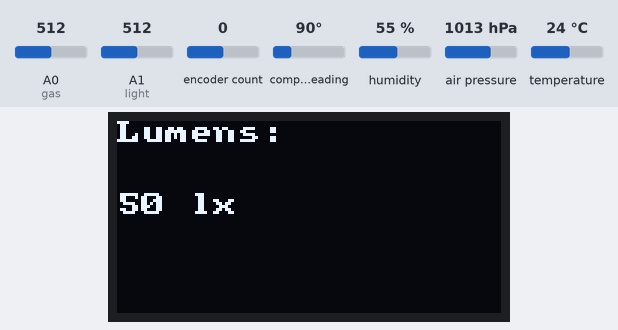
Simulated run of this sketch. Board: Arduino Uno, built with avr-gcc and run on an emulated ATmega328P. On the bench: 128×64 one-colour display. The inputs (shaded band) are chosen by the test bench; at power-on: encoder count 0, A0 (gas) = 512, A1 (light) = 512, compass heading 90°, humidity 55 %, air pressure 1013 hPa, temperature 24 °C. What the sketch prints to the serial monitor is not drawn.

Above: at 1.2 s.
1.3 s: encoder count set to 4
At 2.3 s:
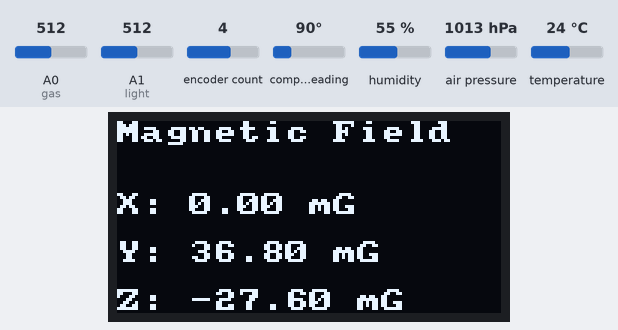
3.0 s: encoder count set to 5
At 4.1 s:
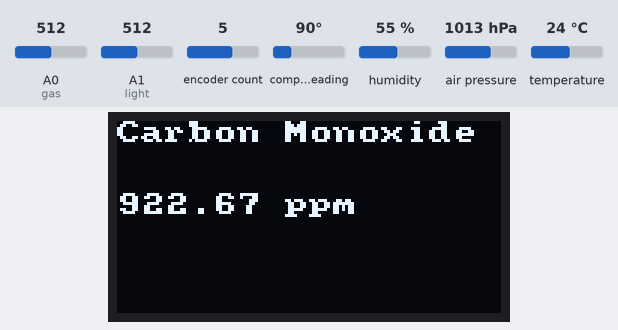
5.1 s: encoder count set to 9
At 6.1 s:
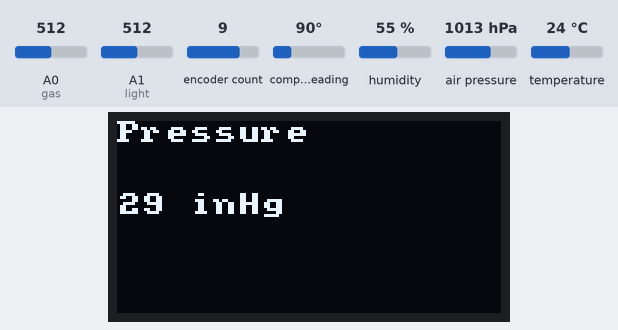
7.1 s: encoder count set to 8
At 8.0 s:
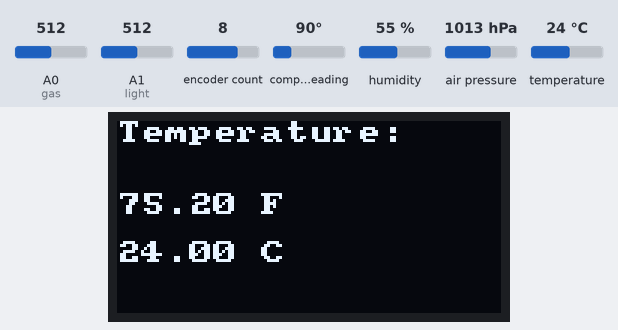
8.7 s: encoder count set to 7
At 9.9 s:
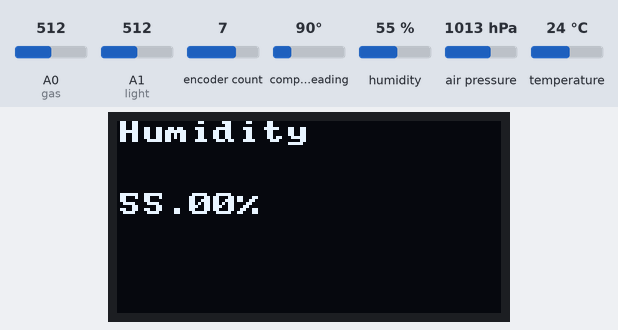
10.2 s: encoder count set to 6
At 11.1 s:
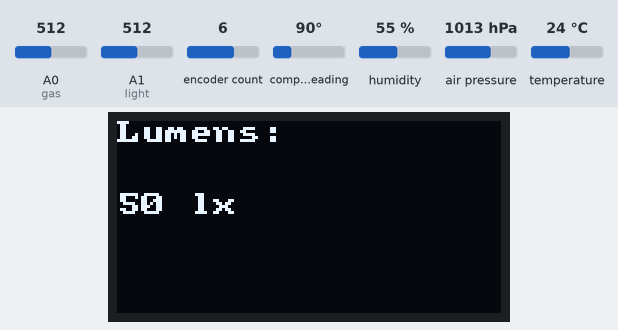
Timing chart, 0 to 12.7 s (numbered marks = the images above; inputs shaded):
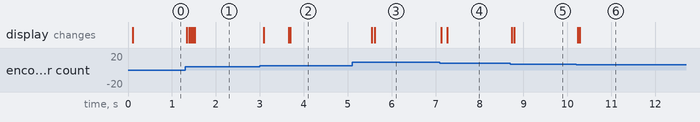

The sketch:

extension_prep.ino
```cpp
#include <DHT.h>
#include <Wire.h>
#include <U8x8lib.h>
#include <Adafruit_BMP085.h>
#include <Encoder.h>
#include <Adafruit_HMC5883_U.h>
#include <Adafruit_Sensor.h>

DHT dht(7, DHT11);
int light = A1;
U8X8_SSD1306_128X64_NONAME_HW_I2C u8x8(/* reset=*/ U8X8_PIN_NONE);
Adafruit_BMP085 barometer;
Adafruit_HMC5883_Unified mag = Adafruit_HMC5883_Unified(12345);
int gas = A0;

int rotary_clk = 2;
int rotary_dt = 3;
Encoder knob(2, 3);
long lastPosition = -999;
int encoderCount = 0;
int lastEncoder = 0;


void setup() {
  Serial.begin(9600);
  dht.begin();
  pinMode(light, INPUT);
  u8x8.begin();
  barometer.begin();
  mag.begin();
  pinMode(gas, INPUT);
}//end setup()

void loop() {
  long currentPosition = knob.read();
  long newPosition = currentPosition / 4;
  if(newPosition != lastPosition){
    Serial.println(newPosition);
    lastPosition = newPosition;
    u8x8.clearDisplay();
  }

  if(abs(lastPosition) % 6 == 0){
    getLumens(analogRead(light));
  }
  else if(abs(lastPosition) % 6 == 1){
    getHumidity();
  }
  else if(abs(lastPosition) % 6 == 2){
    getTemperature();
  }
  else if(abs(lastPosition) % 6 == 3){
    getPressure();
  }
  else if(abs(lastPosition) % 6 == 4){
    getMagnetic();
  }
  else if(abs(lastPosition) % 6 == 5){
    getGasses();
  }


  // delay(3333);
  // u8x8.clearDisplay();
}//end loop()


void getLumens(int value){
  float Vout = float(value) * (5 / float(1023)); //analog to voltage
  float res = (10000 * (5 - Vout)) / Vout; //voltage to resistance, # is non-photo part of voltage divider
  int lux = 500 / (res/1000); //500 lumen per meter per milliOhm
  String label = "Lumens: ";
  String lit = String(lux) + " lx";
  u8x8.setFont(u8x8_font_amstrad_cpc_extended_r);
  u8x8.drawString(0, 0, label.c_str());
  u8x8.drawString(0, 3, lit.c_str());
}//end getLumens()

void getHumidity(){
  float humidity = dht.readHumidity();
  // float temp_C = dht.readTemperature(false); //true gives farenheit
  // float absolute = ( 6.11 * exp((17.67 * temp_c)/(temp_c + 243.5)) * humidty * 2.1674 ) / (273.5 + temp_c);
  String label = "Humidity";
  String hum = String(humidity) + "%";
  u8x8.setFont(u8x8_font_amstrad_cpc_extended_r);
  u8x8.drawString(0, 0, label.c_str());
  u8x8.drawString(0, 3, hum.c_str());
}//end getHumidity()


void getTemperature(){
  float temp_F = dht.readTemperature(true); //true gives fahrenheit
  float temp_C = dht.readTemperature(false);
  String label = "Temperature: ";
  String far = String(temp_F) + " F";
  String cel = String(temp_C) + " C";
  u8x8.setFont(u8x8_font_amstrad_cpc_extended_r);
  u8x8.drawString(0, 0, label.c_str());
  u8x8.drawString(0, 3, far.c_str());
  u8x8.drawString(0, 5, cel.c_str());
}//end getTemperature()


void getPressure(){
  int32_t reading = barometer.readPressure();
  int pressure = reading * 0.0002953;
  String label = "Pressure";
  String pres = String(pressure) + " inHg";
  u8x8.setFont(u8x8_font_amstrad_cpc_extended_r);
  u8x8.drawString(0, 0, label.c_str());
  u8x8.drawString(0, 3, pres.c_str());
}//end getPressure()


void getMagnetic(){
  float gain = 0.92;
  sensors_event_t event;
  mag.getEvent(&event);
  String label = "Magnetic Field";
  String x = "X: ";
  x += (event.magnetic.x * gain);
  x += " mG";
  String y = "Y: ";
  y += (event.magnetic.y * gain);
  y += " mG";
  String z = "Z: ";
  z += (event.magnetic.z * gain);
  z += " mG";
  u8x8.setFont(u8x8_font_amstrad_cpc_extended_r);
  u8x8.drawString(0, 0, label.c_str());
  u8x8.drawString(0, 3, x.c_str());
  u8x8.drawString(0, 5, y.c_str());
  u8x8.drawString(0, 7, z.c_str());
  /*
  float heading = atan2(event.magnetic.y, event.magnetic.x);
  if(heading < 0){
    heading += 2*PI;
  }
  if(heading > 2*PI){
    heading -= 2*PI;
  }
  */
}//end getMagnetic()


void getGasses(){
  float voltage = 0;
  for(int i=0; i < 50; i++){
    voltage += analogRead(gas) * (5.0/1023);
    delay(10);
  }
  voltage = voltage / 50;
  float ratio = ((5 - voltage) / voltage) / (4.0 / 3.6);
  float a = 605.18;
  float b = -3.93;
  float ppmCO = a * pow(ratio, b);
  String label = "Carbon Monoxide";
  String co = String(ppmCO);
  co += " ppm";
  u8x8.setFont(u8x8_font_amstrad_cpc_extended_r);
  u8x8.drawString(0, 0, label.c_str());
  u8x8.drawString(0, 3, co.c_str());
}//end getGgasses()
```

Measured:
- after the input at 1.3 s, the display: first changes at once (image 1 shows a later state)
- after the input at 3.0 s, the display: first changes after 0.09 s (image 2 shows a later state)
- after the input at 5.1 s, the display: first changes after 0.45 s (image 3 shows a later state)
- after the input at 7.1 s, the display: first changes at once (image 4 shows a later state)
- after the input at 8.7 s, the display: first changes at once (image 5 shows a later state)
- after the input at 10.2 s, the display: first changes at once (image 6 shows a later state)
